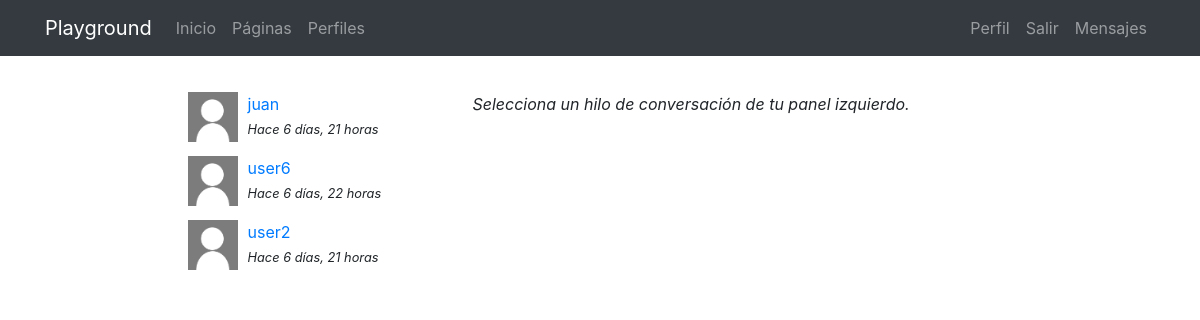
Before: /messenger/ (signed in) with the older database file.
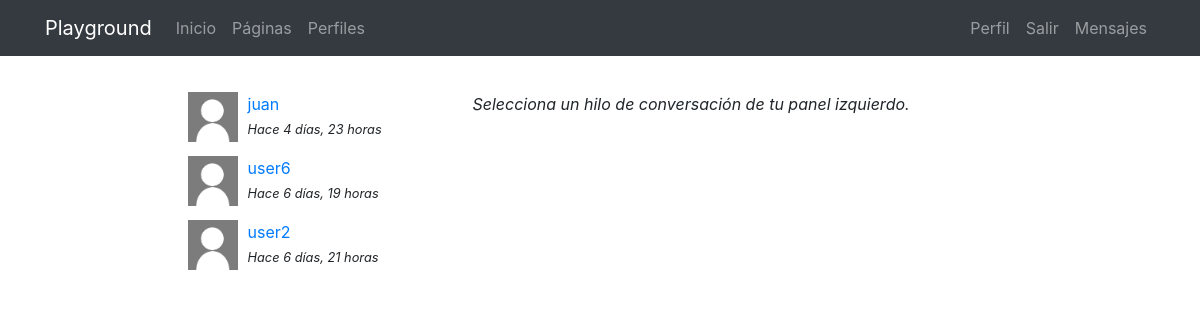
After: the same page with the newer database file.
### messenger/models.py (models this page shows)
class Thread(models.Model):
    users = models.ManyToManyField(User, related_name='threads')
    messages = models.ManyToManyField(Message)
    updated = models.DateTimeField(auto_now=True)
    objects = ThreadManager()
    class Meta:
        ordering = ['-updated']

class Message(models.Model):
    user = models.ForeignKey(User, on_delete=models.CASCADE)
    content = models.TextField()
    created = models.DateTimeField(auto_now_add=True)
    class Meta:
        ordering = ['created']

### messenger/views.py (the view)
# urls.py: path('', ThreadList.as_view(), name='list'),
@method_decorator(login_required, name='dispatch')
class ThreadList(TemplateView):
   template_name = 'messenger/thread_list.html'

### messenger/templates/messenger/thread_list.html (shortened to what this page needs)
{% extends 'core/base.html' %}
{% load static %}
{% block content %}
<main role="main">
  <div class="container">
    <div class="row mt-3">
      <div class="col-md-9 mx-auto mb-5">
        <div class="row">
          <div class="col-md-4">
            {% for thread in request.user.threads.all %}
              {% if thread.messages.all|length > 0 %}
                <div class="mb-3">
                  {% for user in thread.users.all %}
                    {% if user != request.user %}
                      {% if user.profile.avatar %}
                        <img src="{{user.profile.avatar.url}}" class="avatar">
                      {% else %}
                        <img src="{% static 'registration/img/no-avatar.jpg' %}" class="avatar">
                      {% endif %}
                      <div>
                        <a href="{% url 'messenger:detail' thread.pk %}">{{user}}</a><br>
                        <small><i>Hace {{thread.messages.last.created|timesince}}</i></small>
                      </div>
                    {% endif %}
                  {% endfor %}
                </div>
              {% endif %}
            {% endfor %}
          </div>
          <div class="col-md-8">
            <p><i>Selecciona un hilo de conversación de tu panel izquierdo.</i></p>
          </div>
        </div>
      </div>
    </div>
  </div>
</main>
{% endblock %}

Changed rows visible on the page:
changed Thread: messages.last.created "6 días, 21 horas" → "4 días, 23 horas"
changed Thread: messages.last.created "6 días, 22 horas" → "6 días, 19 horas"
